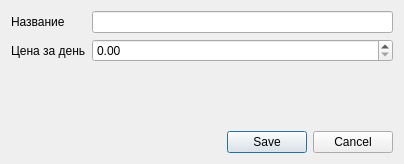
<?xml version="1.0" encoding="UTF-8"?>
<ui version="4.0">
 <class>InsuranceTypeEdit</class>
 <widget class="QDialog" name="InsuranceTypeEdit">
  <property name="geometry">
   <rect>
    <x>0</x>
    <y>0</y>
    <width>404</width>
    <height>164</height>
   </rect>
  </property>
  <property name="windowTitle">
   <string>Dialog</string>
  </property>
  <layout class="QVBoxLayout" name="verticalLayout">
   <item>
    <layout class="QFormLayout" name="formLayout">
     <item row="0" column="0">
      <widget class="QLabel" name="label">
       <property name="text">
        <string>Название</string>
       </property>
      </widget>
     </item>
     <item row="0" column="1">
      <widget class="QLineEdit" name="insTypeNameEdit"/>
     </item>
     <item row="1" column="0">
      <widget class="QLabel" name="label_3">
       <property name="text">
        <string>Цена за день</string>
       </property>
      </widget>
     </item>
     <item row="1" column="1">
      <widget class="QDoubleSpinBox" name="insTypePriceForDayEdit"/>
     </item>
    </layout>
   </item>
   <item>
    <widget class="QDialogButtonBox" name="buttonBox">
     <property name="orientation">
      <enum>Qt::Horizontal</enum>
     </property>
     <property name="standardButtons">
      <set>QDialogButtonBox::Cancel|QDialogButtonBox::Save</set>
     </property>
    </widget>
   </item>
  </layout>
 </widget>
 <resources/>
 <connections>
  <connection>
   <sender>buttonBox</sender>
   <signal>accepted()</signal>
   <receiver>InsuranceTypeEdit</receiver>
   <slot>accept()</slot>
   <hints>
    <hint type="sourcelabel">
     <x>248</x>
     <y>254</y>
    </hint>
    <hint type="destinationlabel">
     <x>157</x>
     <y>274</y>
    </hint>
   </hints>
  </connection>
  <connection>
   <sender>buttonBox</sender>
   <signal>rejected()</signal>
   <receiver>InsuranceTypeEdit</receiver>
   <slot>reject()</slot>
   <hints>
    <hint type="sourcelabel">
     <x>316</x>
     <y>260</y>
    </hint>
    <hint type="destinationlabel">
     <x>286</x>
     <y>274</y>
    </hint>
   </hints>
  </connection>
 </connections>
</ui>
